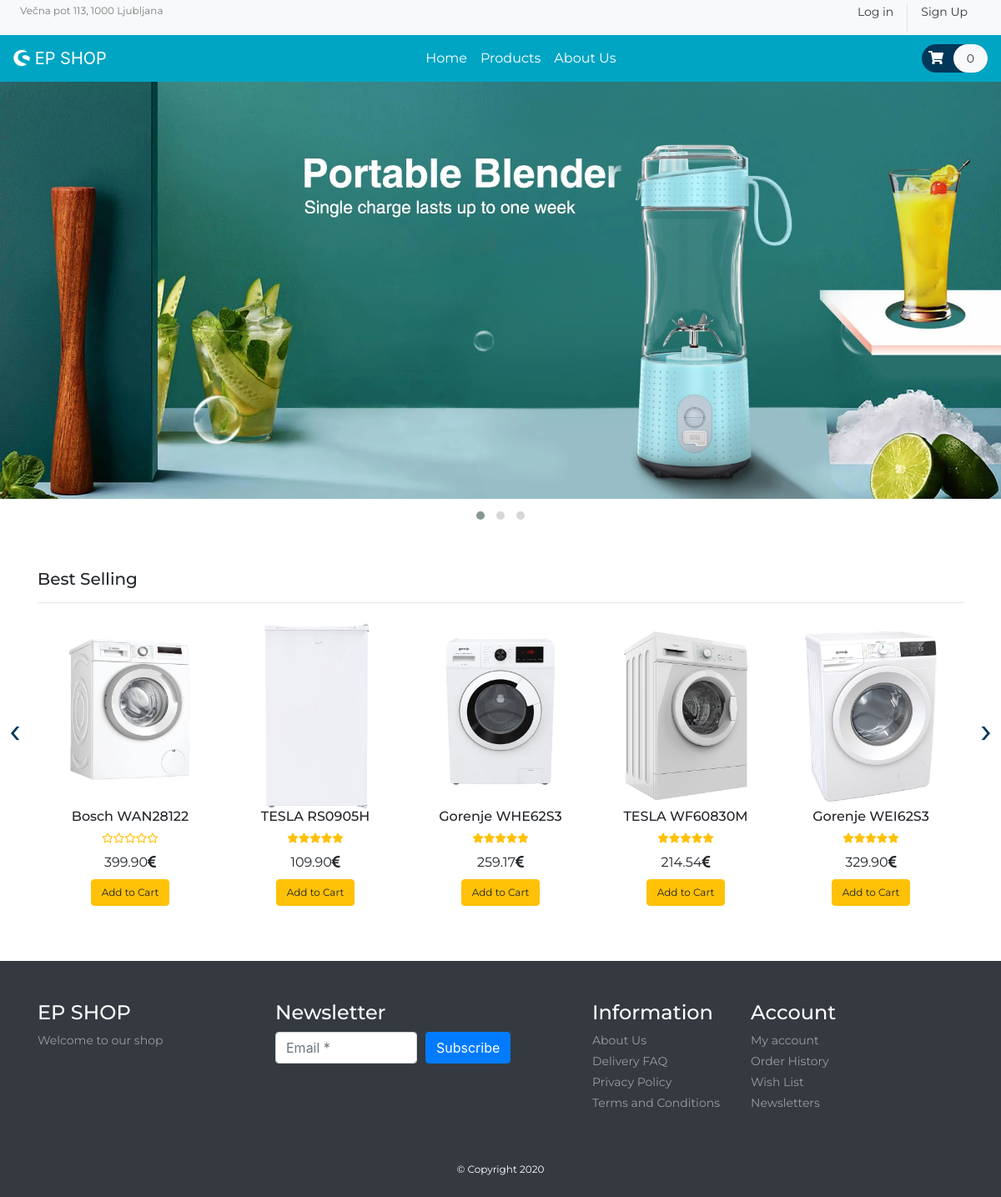
The page / on the database its author committed.
### tables this page shows
CREATE TABLE `product` (
    `item_id` int(11) PRIMARY KEY AUTO_INCREMENT NOT NULL,
    `item_brand` varchar(200) NOT NULL,
    `item_name` varchar(255) NOT NULL,
    `item_price` double(10,2) NOT NULL,
    `item_msrp` double(10,2) NOT NULL,
    `item_rating` int(11) NOT NULL DEFAULT 0,
    `item_nr` int(11) NOT NULL DEFAULT 0,
    `item_image` varchar(255) NOT NULL,
    `item_register` datetime DEFAULT NOW(),
    `item_desc` varchar(255) NOT NULL,
    `item_status` int(11) NOT NULL DEFAULT 1
);

### index.php (called while the page is built, shortened)
<?php
    include('header.php');
?>
<?php
    include('Template/_banner-area.php');
    include('Template/_best-selling.php');
?>
<?php
include('footer.php');
?>

### database/DBController.php (called while the page is built, shortened)
<?php
class DBController
{
    protected $host = 'localhost';
    protected $user = 'root';
    protected $password = '';
    protected $database = "epshop";
    public function __construct(){
        $this->con = mysqli_connect($this->host, $this->user, $this->password, $this->database);
    }
}

### functions.php (called while the page is built, shortened)
<?php
require ('database/DBController.php');
require ('database/Product.php');
$db = new DBController();
$product = new Product($db);
$product_shuffle_all = $product->getData();
$product_shuffle = $product->getActiveProducts();
$Cart = new Cart($db);

### database/Product.php (called while the page is built, shortened)
<?php
class Product
{
    public $db = null;
    public function __construct(DBController $db){
        $this->db = $db;
    }
    public function getData($table = 'product'){
        $result = $this->db->con->query("SELECT * FROM {$table}");
        $resultArray = array();
        while($item = mysqli_fetch_array($result, MYSQLI_ASSOC)){
            $resultArray[] = $item;
        }
        return $resultArray;
    }
    public function getActiveProducts($table = 'product'){
        $result = $this->db->con->query("SELECT * FROM {$table} WHERE item_status='1'");
        $resultArray = array();
        while($item = mysqli_fetch_array($result, MYSQLI_ASSOC)){
            $resultArray[] = $item;
        }
        return $resultArray;
    }
    public function getDataCurrent($table = 'product', $user){
        $result = $this->db->con->query("SELECT * FROM {$table} WHERE user_id=$user");
        $resultArray = array();
        return $resultArray;
    }
}

### Template/_best-selling.php (the view, shortened to what this page needs)
<?php
    shuffle($product_shuffle);
?>
<section id="best-selling">
    <div class="container py-5">
        <h4 class="font-primary font-size-20">Best Selling</h4>
        <hr>
        <div class="owl-carousel owl-theme">
            <?php foreach ($product_shuffle as $item) {?>
            <div class="item py-2">
                <div class="product font-primary">
                    <a href="<?php printf('%s?item_id=%s', 'product.php', $item['item_id']) ?>"><img src="<?php echo $item['item_image'] ?? "./assets/products/1.png";?>" alt="product1" class="img-fluid"></a>
                    <div class="text-center">
                        <h6><?php echo $item['item_name'] ?? "Unknown";?></h6>
                        <div class="rating text-warning font-size-12">
                            <?php
                            for( $x = 0; $x < 5; $x++ )
                            {
                                if( floor( $item['item_rating'])-$x >= 1 )
                                { echo '<span><i class="fas fa-star"></i></span>'; }
                                else
                                { echo '<span><i class="far fa-star"></i></span>'; }
                            }
                            ?>
                        </div>
                        <div class="price py-2">
                            <span><?php echo $item['item_price'] ?? 0;?><i class="fas fa-euro-sign"></i></span>
                        </div>
                        <form method="post">
                                <?php
                                if(in_array($item['item_id'],$Cart->getCartId($product ->getDataCurrent('cart', $_SESSION["userid"] ?? 1))??[])){
                                    echo '<button type="submit" disabled class="btn btn-success font-size-12">In The Cart</button>';
                                }else{
                                    echo '<button type="submit" name="best_selling_submit" class="btn btn-warning font-size-12">Add to Cart</button>';
                                }
                            ?>
                        </form>
                    </div>
                </div>
            </div>
            <?php }?>
        </div>
    </div>
</section>

### header.php (shortened to what this page needs)
<!DOCTYPE html>
<html lang="en">
<head>
    <link rel="stylesheet" href="https://cdn.jsdelivr.net/npm/bootstrap@4.5.3/dist/css/bootstrap.min.css">
    <link rel="stylesheet" href="https://cdnjs.cloudflare.com/ajax/libs/OwlCarousel2/2.3.4/assets/owl.carousel.min.css" />
    <link rel="stylesheet" href="https://cdnjs.cloudflare.com/ajax/libs/OwlCarousel2/2.3.4/assets/owl.theme.default.min.css" />
    <link rel="stylesheet" href="https://cdnjs.cloudflare.com/ajax/libs/font-awesome/5.15.1/css/all.min.css" />
    <link rel="stylesheet" href="style.css">
    <?php
        require ('functions.php');
    ?>
</head>
<body>
<header id="header">
    <div class="strip d-flex justify-content-between px-4 py-1 bg-light">
        <p class="font-primary font-size-12 text-black-50">Večna pot 113, 1000 Ljubljana</p>
        <div class="d-flex font-primary font-size-14">
            <?php
                if (isset($_SESSION["useruid"])){
                    echo "<p class=\"px-3 border-right text-dark\">Hello ".$_SESSION["useruid"]."</p>";
                    echo "<a href=\"editProfile.php\" class=\"px-3 text-dark\">Edit profile</a>";
                    echo "<a href=\"Template/includes/logout.inc.php\" class=\"px-3 text-dark\">Log Out</a>";
                }
                else{
                    echo "<a href=\"login.php\" class=\"px-3 border-right text-dark\">Log in</a>";
                    echo "<a href=\"signup.php\" class=\"px-3 text-dark\">Sign Up</a>";
                }
            ?>
        </div>
    </div>
    <nav class="navbar navbar-expand-lg navbar-dark color-secondary-bg">
        <a class="navbar-brand" href="index.php"><i class="fab fa-shopware"></i> EP SHOP</a>
        <div class="collapse navbar-collapse" id="navbarNav">
            <ul class="navbar-nav m-auto font-primary">
                <li class="nav-item active">
                    <a class="nav-link" href="index.php">Home</a>
                </li>
                <li class="nav-item active">
                    <a class="nav-link" href="list.php">Products</a>
                </li>
                <li class="nav-item active">
                    <a class="nav-link" href="about.php">About Us</a>
                </li>
            </ul>
            <form action="#" class="font-size-14 font-primary">
                <a href="cart.php" class="py-2 rounded-pill color-primary-bg">
                    <span class="font-size-16 px-2 text-white"><i class="fas fa-shopping-cart"></i></span>
                    <span class="px-3 py-2 rounded-pill text-dark bg-light"><?php echo count($product ->getDataCurrent('cart', $_SESSION["userid"] ?? 1)); ?></span>
                </a>
            </form>
        </div>
    </nav>
</header>
<main id="main-site">

### Template/_banner-area.php (shortened to what this page needs)
<section id="banner-area">
    <div class="owl-carousel owl-theme">
        <div class="item">
            <img src="./assets/banner1.png" alt="Banner1">
        </div>
    </div>
</section>

### footer.php (shortened to what this page needs)
</main>
<footer id="footer" class="bg-dark text-white py-5">
    <div class="container">
        <div class="row">
            <div class="col-lg-3 col-12">
                <h4 class="font-primary font-size-20t">EP SHOP</h4>
                <p class="font-size-14 font-primary text-white-50">Welcome to our shop</p>
            </div>
            <div class="col-lg-4 col-12">
                <h4 class="font-primary font-size-20t">Newsletter</h4>
                <form class="form-row">
                    <div class="col">
                        <label>
                            <input type="text" class="form-control" placeholder="Email *">
                        </label>
                    </div>
                    <div class="col">
                        <button type="submit" class="btn btn-primary mb-2">Subscribe</button>
                    </div>
                </form>
            </div>
            <div class="col-lg-2 col-12">
                <h4 class="font-primary font-size-20t">Information</h4>
                <div class="d-flex flex-column flex-wrap">
                    <a href="#" class="font-primary font-size-14 text-white-50 pb-1 ">About Us</a>
                    <a href="#" class="font-primary font-size-14 text-white-50 pb-1 ">Delivery FAQ</a>
                    <a href="#" class="font-primary font-size-14 text-white-50 pb-1 ">Privacy Policy</a>
                    <a href="#" class="font-primary font-size-14 text-white-50 pb-1 ">Terms and Conditions</a>
                </div>
            </div>
            <div class="col-lg-2 col-12">
                <h4 class="font-primary font-size-20t">Account</h4>
                <div class="d-flex flex-column flex-wrap">
                    <a href="#" class="font-primary font-size-14 text-white-50 pb-1 ">My account</a>
                    <a href="#" class="font-primary font-size-14 text-white-50 pb-1 ">Order History</a>
                    <a href="#" class="font-primary font-size-14 text-white-50 pb-1 ">Wish List</a>
                    <a href="#" class="font-primary font-size-14 text-white-50 pb-1 ">Newsletters</a>
                </div>
            </div>
        </div>
    </div>
</footer>
<div class="copyright text-center bg-dark text-white py-2">
    <p class="font-primary font-size-12">&copy; Copyright 2020</p>
</div>
</body>
</html>

### style.css (style rules this page uses)
button, button:focus { outline: none !important; box-shadow: none !important; }
.font-primary { font-family: "Montserrat", cursive; }
.font-size-12 { font-size: 12px; }
.font-size-14 { font-size: 14px; }
.font-size-16 { font-size: 16px; }
.font-size-20 { font-size: 20px; }
.color-primary-bg { background: #003859; }
.color-secondary-bg { background: #00A5C4; }
#best-selling .owl-carousel .item .product a { overflow: hidden; }
#best-selling .owl-carousel .item .product img { transition: transform 0.5s ease; }

### rows shown on the page
product: item_image (picture), item_name "Bosch WAN28122", item_rating 0 (drawn), item_price "399.90"
product: item_image (picture), item_name "TESLA RS0905H", item_rating 5 (drawn), item_price "109.90"
product: item_image (picture), item_name "Gorenje WHE62S3", item_rating 5 (drawn), item_price "259.17"
product: item_image (picture), item_name "TESLA WF60830M", item_rating 5 (drawn), item_price "214.54"
product: item_image (picture), item_name "Gorenje WEI62S3", item_rating 5 (drawn), item_price "329.90"

### other values the page prints
count($product ->getDataCurrent('cart', $_SESSION["userid"] ?? 1)) "0"
